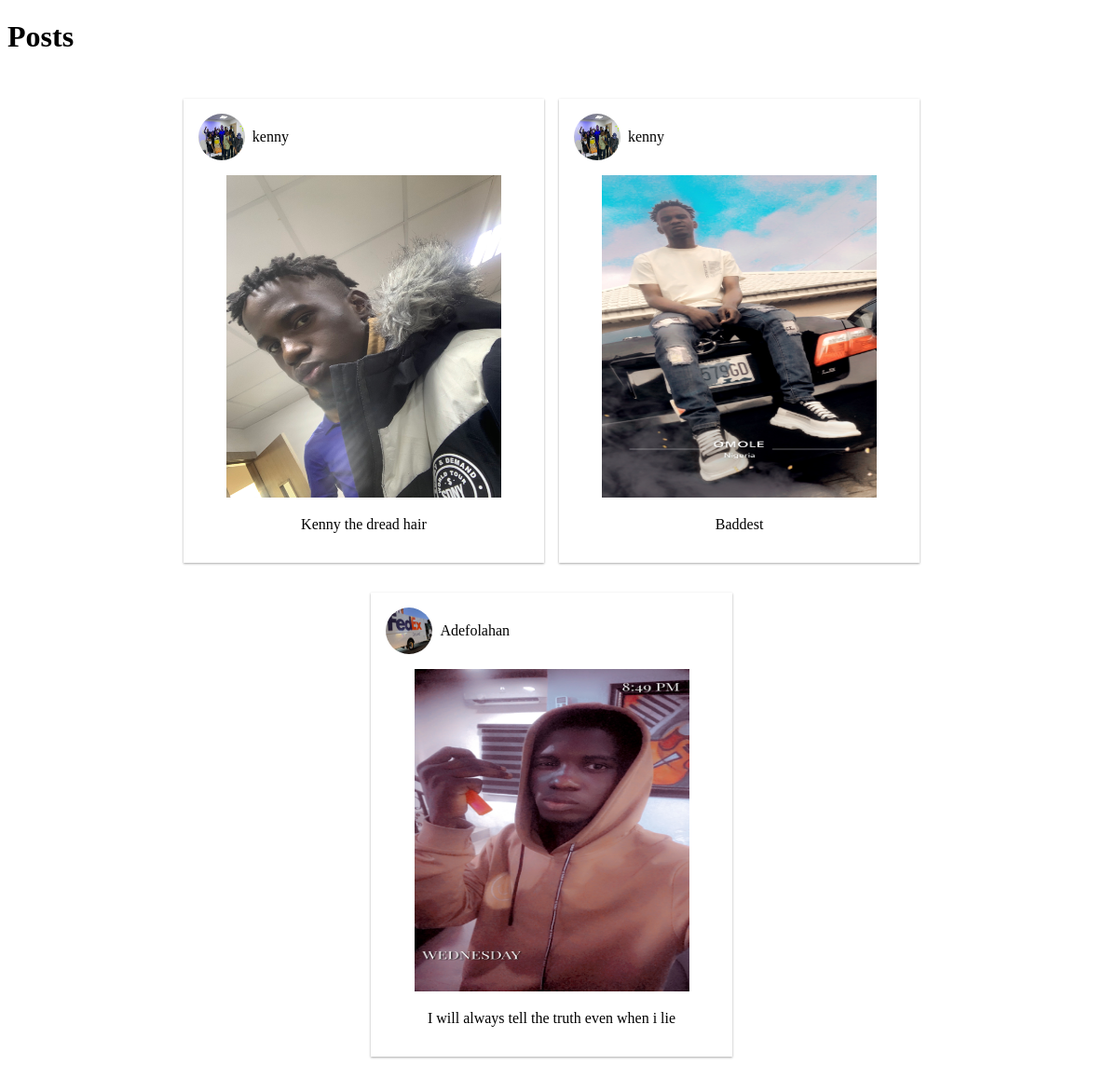
The page / on the database its author committed.
### posts/models.py (models this page shows, shortened)
class Posts(models.Model):
    Owner = models.ForeignKey(Owner, on_delete=models.CASCADE, related_name='post_owner')
    description = models.TextField()
    image = models.ImageField(upload_to='post_images/')
    date_created = models.DateTimeField(auto_now_add=True)
    number_of_likes = models.IntegerField(default=0)
    number_of_comments = models.IntegerField(default=0)

### accounts/models.py (models this page shows, shortened)
class Owner(models.Model):
    username = models.CharField(max_length=20, unique=True)
    email = models.EmailField()
    bio = models.TextField(null=True)
    phone_number = models.CharField(max_length=15)
    profile_picture = models.ImageField(default='user..png', upload_to="user_images")
    date_crated = models.DateTimeField(auto_now_add=True)

### posts/views.py (the view)
# urls.py: 2. Add a URL to urlpatterns:  path('', views.home, name='home')
def home(request):
    posts = Posts.objects.all()
    context = {
        'posts': posts
    }
    return render(request, 'home.html', context)

### templates/home.html (shortened to what this page needs)
{% load static %}
<!DOCTYPE html>
<html lang="en">
<head>
    <link rel="stylesheet" type="text/css" href="{% static '/css/style.css' %}">
</head>
<body>
    <h1>Posts</h1>
    <div class="container">
        {% for post in posts %}
            <div class="first_div_container">
                <div class="first_div">
                    <img src="{{ post.Owner.profile_picture.url }}" alt="test" width="1050" height="1024">
                    <p>{{ post.Owner.username }} </p>
                </div>
                <div class="second_div">
                    <img src="{{ post.image.url }}" alt="test" width="700" height="650">
                </div>
                <div class="third_div">
                    <p>{{ post.description }}</p>
                </div>
            </div>
        {% endfor %}
    </div>
</body>
</html>

### static/css/style.css (style rules this page uses)
* { background: white ; }
.first_div_container { width: 30%; margin-top: 1rem; margin-bottom: 1rem; margin-right: 1rem; box-shadow: rgba(0,0,0,0.12) 0 1px 3px, rgba(0,0,0,0.24) 0 1px 2px; padding: 1rem; display: flex; flex-direction: column; align-items: center; }
.container { display: flex; flex-wrap: wrap; justify-content: center; margin-top: 2rem; }
.first_div { display: flex; align-items: center; margin-bottom: 1rem; width: 100%; }
.first_div img { border-radius: 50px; height: 50px; width: 50px; margin-right: 0.5rem; }
.second_div img { align-items: center; height: 346px; width: 295px; }

### rows shown on the page
Posts: Owner.profile_picture (picture), Owner.username "kenny", image (picture), description "Kenny the dread hair"
Posts: Owner.profile_picture (picture), Owner.username "kenny", image (picture), description "Baddest"
Posts: Owner.profile_picture (picture), Owner.username "Adefolahan", image (picture), description "I will always tell the truth even when i lie"
